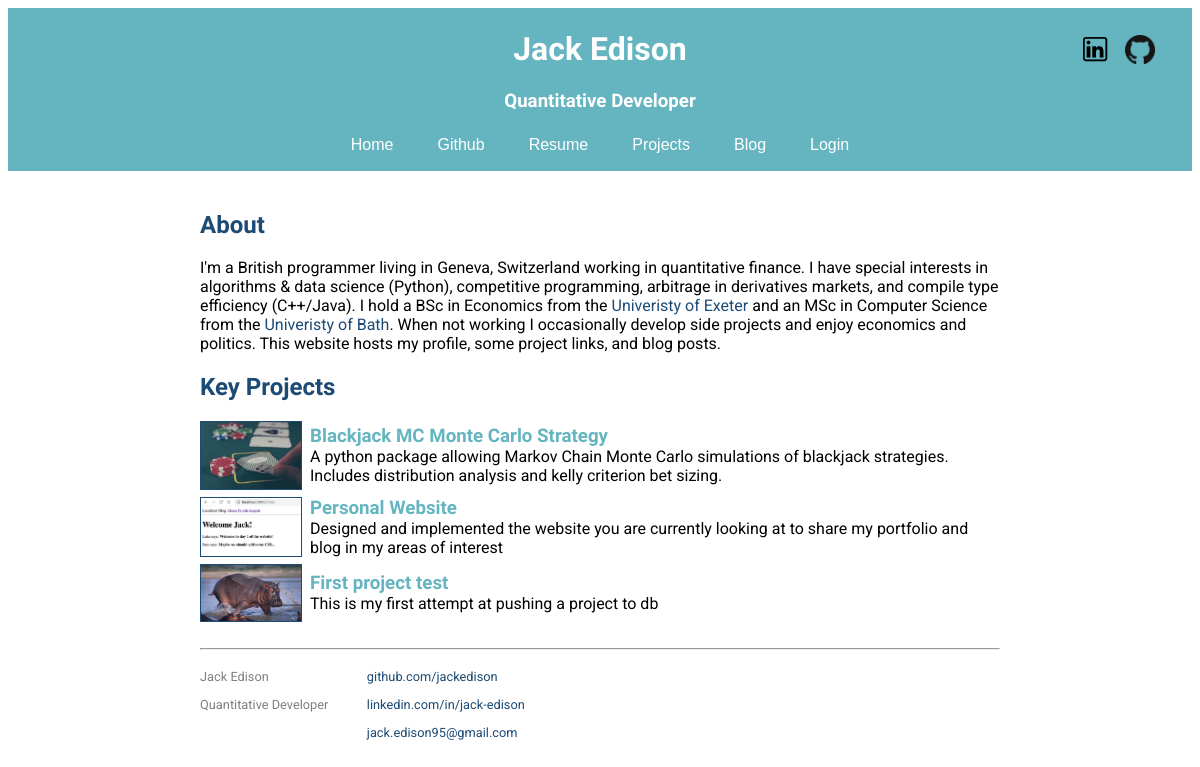
/index, run on the app's committed database.
### my_package/models.py (models this page shows, shortened)
class Projects(db.Model):
    id = db.Column(db.Integer, primary_key=True)
    title = db.Column(db.String(40))
    body = db.Column(db.String(190))
    date = db.Column(db.DateTime, index=True, default=datetime.utcnow)
    img_path = db.Column(db.String(60))  # Path to img
    url_to_link = db.Column(db.String(60))
    key_project = db.Column(db.Boolean)
    languages = db.relationship('Language', backref='author', lazy='dynamic')
    packages = db.relationship('Package', backref='author', lazy='dynamic')
    frameworks = db.relationship('Framework', backref='author', lazy='dynamic')
    categories = db.relationship('Category', backref='author', lazy='dynamic')
    def img(self):
        return '/images/'+self.img_path

### my_package/routes.py (the view)
@app.route('/')
@app.route('/index')
def index():
    projects = Projects.query.all()  # imported from models
    return render_template('index.html', projects=projects)

### my_package/routes.py (called while the page is built)
@app.before_request
def before_request():
    if current_user.is_authenticated:  # if user is logged in
        current_user.last_seen = datetime.utcnow()
        db.session.commit()

### my_package/templates/index.html (shortened to what this page needs)
{% extends "base.html" %}
    {% block content %}
    <div class="container">
        <section id="about">
            <h1>About</h1>
            <div class="text">
                <p>I'm a British programmer living in Geneva, Switzerland working in quantitative finance. I have special interests in algorithms & data science (Python),
                    competitive programming, arbitrage in derivatives markets, and compile type efficiency (C++/Java). I hold a BSc in Economics
                    from the <a href="https://www.exeter.ac.uk/" target="_blank">Univeristy of Exeter</a> and an MSc in Computer Science from
                    the <a href="https://www.bath.ac.uk/" target="_blank">Univeristy of Bath</a>. When not working I occasionally develop side projects and enjoy economics
                    and politics. This website hosts my profile, some project links, and blog posts.</p>
            </div>
        </section>
        <section id="key-projects">
            <h1>Key Projects</h1>
            {% for project in projects|reverse if project.key_project %}
            <div class="project">
                <a class="left-image" href="{{ project.url_to_link }}" target="_blank"><img src="{{ url_for('static', filename=project.img()) }}" /></a>
                <div class="project-desc">
                    <h3 class="nolink"><a href="{{ project.url_to_link }}" target="_blank">{{ project.title }}</a></h3>
                    <div class="project-body"><p>{{ project.body }}</p></div>
                </div>
             </div>
            {% endfor %}
        </section>
    </div>
    {% endblock %}

### my_package/static/css/main.css (style rules this page uses)
.container { padding-top: 10px; margin-left: auto; margin-right: auto; max-width: 800px; font-family: 'Roboto', sans-serif; color: black; }
h1 { font-family: 'Open Sans', sans-serif; color: rgb(28, 75, 117); }
h2, h3, h4, h5, h6 { font-family: 'Open Sans', sans-serif; color: rgb(100, 181, 192); }
p, div { font-family: 'Roboto', sans-serif; }
.container a:link { color: rgb(28, 75, 117); text-decoration: none; }
#key-projects .project { display: flex; flex-direction: row; align-items: center; margin-top: 7px; }
#key-projects .project .left-image { width: 100px; margin-right: 10px; line-height: 0; }
#key-projects .project .project-desc { flex-grow: 1; }
#key-projects .project .left-image img { width: 100px; border: 1px solid rgb(28, 75, 117); }
#key-projects .project .project-desc p { margin: 0; }
#key-projects .project .project-desc h3 { margin-top: 0; margin-bottom: 0; }
.nolink a:link { color: inherit; text-decoration: none; }
body { background-color: rgb(255, 255, 255); }

### data on the page
Projects: img_path (picture), title "Blackjack MC Monte Carlo Strategy", body "A python package allowing Markov Chain Monte Carlo simulations of blackjack strategies. Includes distribution analysis and kelly criterion bet sizing."
Projects: img_path (picture), title "Personal Website", body "Designed and implemented the website you are currently looking at to share my portfolio and blog in my areas of interest"
Projects: img_path (picture), title "First project test", body "This is my first attempt at pushing a project to db"
